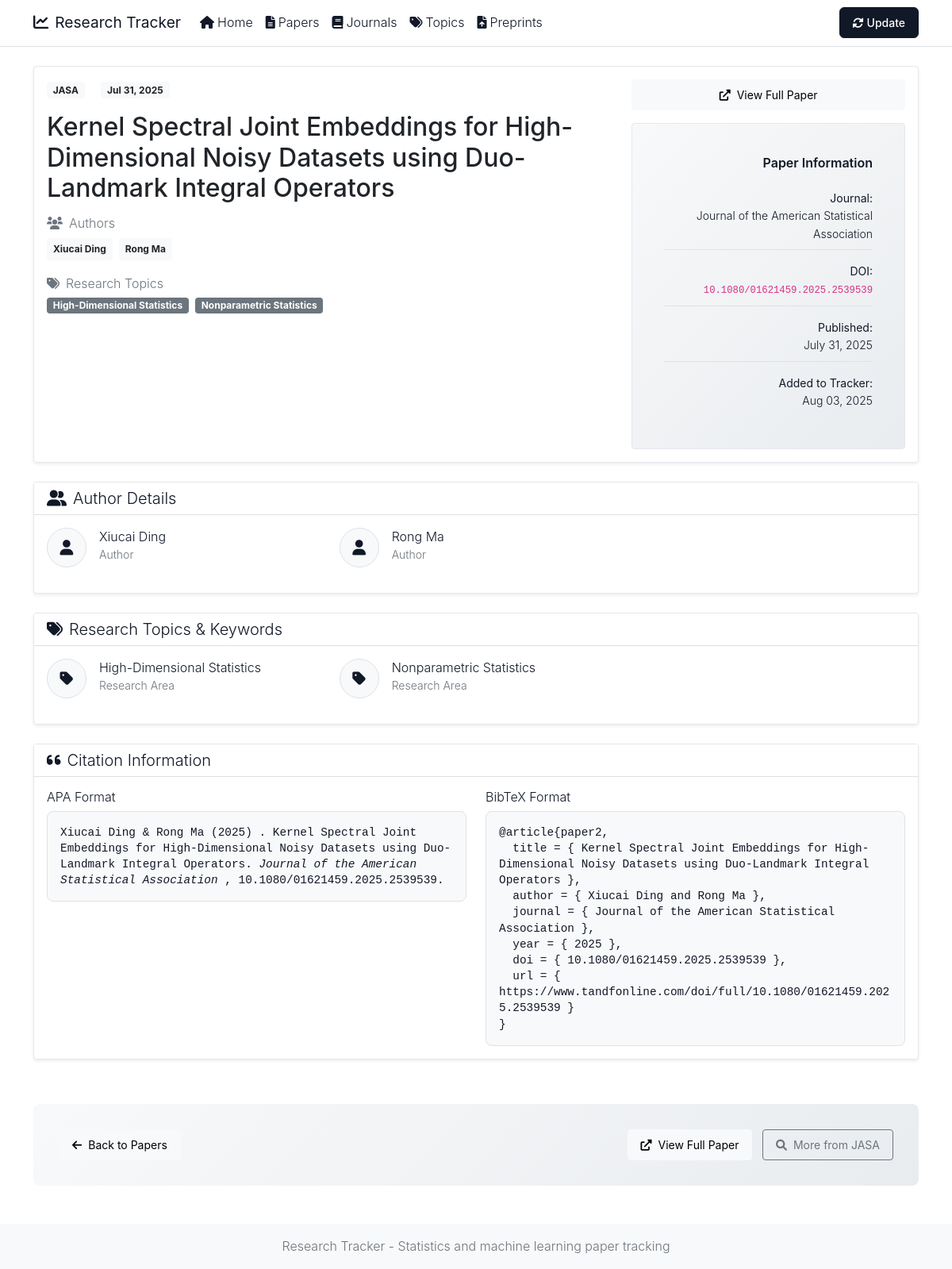
Page /paper/2 on the committed database.
### app/models.py (models this page shows)
class Journal(Base):
    __tablename__ = 'journals'
    id = Column(Integer, primary_key=True, index=True)
    name = Column(String(100), unique=True, index=True)
    short_name = Column(String(20), unique=True, index=True)
    abbreviation = Column(String(20), unique=True)
    url = Column(String(500))
    papers_url = Column(String(500))
    papers = relationship("Paper", back_populates="journal")

class Paper(Base):
    __tablename__ = 'papers'
    id = Column(Integer, primary_key=True, index=True)
    title = Column(String(500), index=True)
    abstract = Column(Text, nullable=True)
    doi = Column(String(200), nullable=True, unique=True)
    url = Column(String(500), nullable=True)
    pdf_url = Column(String(500), nullable=True)
    bibtex = Column(Text, nullable=True)  # Store BibTeX citation
    publication_date = Column(DateTime, nullable=True)
    accepted_date = Column(DateTime, nullable=True)
    scraped_date = Column(DateTime, default=datetime.utcnow)
    section = Column(String(100), nullable=True)  # Added section field
    journal_id = Column(Integer, ForeignKey('journals.id'))
    journal = relationship("Journal", back_populates="papers")
    authors = relationship("Author", secondary=paper_authors, back_populates="papers", order_by=paper_authors.c.author_order)
    topics = relationship("Topic", secondary=paper_topics, back_populates="papers")

class Author(Base):
    __tablename__ = 'authors'
    id = Column(Integer, primary_key=True, index=True)
    name = Column(String(200), index=True)
    email = Column(String(200), nullable=True)
    affiliation = Column(String(500), nullable=True)
    papers = relationship("Paper", secondary=paper_authors, back_populates="authors")

class Topic(Base):
    __tablename__ = 'topics'
    id = Column(Integer, primary_key=True, index=True)
    name = Column(String(100), unique=True, index=True)
    description = Column(Text, nullable=True)
    papers = relationship("Paper", secondary=paper_topics, back_populates="topics")

### app/main.py (the view)
@app.get("/paper/{paper_id}", response_class=HTMLResponse)
async def paper_detail(request: Request, paper_id: int, db: Session = Depends(get_db)):
    paper = db.query(Paper).options(joinedload(Paper.journal)).filter(Paper.id == paper_id).first()
    if not paper:
        raise HTTPException(status_code=404, detail="Paper not found")
    return templates.TemplateResponse("paper_detail.html", {
        "request": request,
        "paper": paper
    })

### templates/paper_detail.html (shortened to what this page needs)
{% extends "base.html" %}
{% block content %}
<div class="row mb-4">
    <div class="col-12">
        <div class="card shadow-sm">
            <div class="card-body">
                <div class="row">
                    <div class="col-md-8">
                        <div class="mb-3">
                            <span class="badge bg-light text-dark me-3">{{ paper.journal.abbreviation if paper.journal else 'Unknown' }}</span>
                            {% if paper.publication_date %}
                            <span class="badge bg-light text-dark">{{ paper.publication_date.strftime('%b %d, %Y') }}</span>
                            {% endif %}
                        </div>
                        <h1 class="h2 mb-3 text-dark">{{ paper.title }}</h1>
                        {% if paper.authors %}
                        <div class="mb-3">
                            <h6 class="text-muted mb-2">
                                <i class="fas fa-users me-2"></i>Authors
                            </h6>
                            <div class="d-flex flex-wrap">
                                {% for author_name in paper.authors | format_authors %}
                                <span class="badge bg-light text-dark me-2 mb-1 p-2">{{ author_name }}</span>
                                {% endfor %}
                            </div>
                        </div>
                        {% endif %}
                        {% if paper.topics %}
                        <div class="mb-3">
                            <h6 class="text-muted mb-2">
                                <i class="fas fa-tags me-2"></i>Research Topics
                            </h6>
                            <div class="d-flex flex-wrap">
                                {% for topic in paper.topics %}
                                <span class="badge bg-secondary me-2 mb-1">{{ topic.name }}</span>
                                {% endfor %}
                            </div>
                        </div>
                        {% endif %}
                    </div>
                    <div class="col-md-4">
                        <div class="text-end">
                            <div class="mb-3">
                                {% if paper.url %}
                                <a href="{{ paper.url }}" class="btn btn-light btn-lg mb-2 d-block" target="_blank">
                                    <i class="fas fa-external-link-alt me-2"></i>View Full Paper
                                </a>
                                {% endif %}
                            </div>
                            <div class="card info-card">
                                <div class="card-body p-3">
                                    <h6 class="card-title mb-3">Paper Information</h6>
                                    <ul class="list-unstyled mb-0 small info-list">
                                        <li class="mb-2">
                                            <strong>Journal:</strong><br>
                                            {{ paper.journal.name if paper.journal else 'Unknown' }}
                                        </li>
                                        {% if paper.doi %}
                                        <li class="mb-2">
                                            <strong>DOI:</strong><br>
                                            <code class="small">{{ paper.doi }}</code>
                                        </li>
                                        {% endif %}
                                        {% if paper.publication_date %}
                                        <li class="mb-2">
                                            <strong>Published:</strong><br>
                                            {{ paper.publication_date.strftime('%B %d, %Y') }}
                                        </li>
                                        {% endif %}
                                        <li class="mb-0">
                                            <strong>Added to Tracker:</strong><br>
                                            {{ paper.scraped_date.strftime('%b %d, %Y') if paper.scraped_date else 'Unknown' }}
                                        </li>
                                    </ul>
                                </div>
                            </div>
                        </div>
                    </div>
                </div>
            </div>
        </div>
    </div>
</div>
{% if paper.authors %}
<div class="row mb-4">
    <div class="col-12">
        <div class="card shadow-sm">
            <div class="card-header bg-white">
                <h5 class="mb-0">
                    <i class="fas fa-user-friends me-2"></i>Author Details
                </h5>
            </div>
            <div class="card-body">
                <div class="row">
                    {% for author_name in paper.authors | format_authors %}
                    <div class="col-md-6 col-lg-4 mb-3">
                        <div class="d-flex align-items-center">
                            <div class="author-avatar">
                                <i class="fas fa-user"></i>
                            </div>
                            <div>
                                <h6 class="mb-0">{{ author_name }}</h6>
                                {% if author_name == 'others' %}
                                <small class="text-muted">Additional Authors</small>
                                {% else %}
                                <small class="text-muted">Author</small>
                                {% endif %}
                            </div>
                        </div>
                    </div>
                    {% endfor %}
                </div>
            </div>
        </div>
    </div>
</div>
{% endif %}
{% if paper.topics %}
<div class="row mb-4">
    <div class="col-12">
        <div class="card shadow-sm">
            <div class="card-header bg-white">
                <h5 class="mb-0">
                    <i class="fas fa-tags me-2"></i>Research Topics & Keywords
                </h5>
            </div>
            <div class="card-body">
                <div class="row">
                    {% for topic in paper.topics %}
                    <div class="col-md-6 col-lg-4 mb-3">
                        <div class="d-flex align-items-center">
                            <div class="topic-avatar">
                                <i class="fas fa-tag"></i>
                            </div>
                            <div>
                                <h6 class="mb-0">{{ topic.name }}</h6>
                                <small class="text-muted">Research Area</small>
                            </div>
                        </div>
                    </div>
                    {% endfor %}
                </div>
            </div>
        </div>
    </div>
</div>
{% endif %}
<div class="row mb-4">
    <div class="col-12">
        <div class="card shadow-sm">
            <div class="card-header bg-white">
                <h5 class="mb-0">
                    <i class="fas fa-quote-left me-2"></i>Citation Information
                </h5>
            </div>
            <div class="card-body">
                <div class="row">
                    <div class="col-md-6">
                        <h6>APA Format</h6>
                        <div class="citation-box">
                            <code>
                                {% for author_name in paper.authors | format_authors %}
                                    {% if loop.index0 > 0 %}
                                        {% if loop.last %} & {% else %}, {% endif %}
                                    {% endif %}
                                    {{ author_name }}
                                {% endfor %}
                                {% if paper.publication_date %}
                                 ({{ paper.publication_date.year }})
                                {% endif %}.
                                {{ paper.title }}.
                                <em>{{ paper.journal.name if paper.journal else 'Unknown Journal' }}</em>
                                {% if paper.doi %}, {{ paper.doi }}{% endif %}.
                            </code>
                        </div>
                    </div>
                    <div class="col-md-6">
                        <h6>BibTeX Format</h6>
                        <div class="citation-box">
                            {% if paper.bibtex %}
                            <pre><code>{{ paper.bibtex }}</code></pre>
                            {% else %}
                            <code>
@article{paper{{ paper.id }},<br>
&nbsp;&nbsp;title = { {{ paper.title }} },<br>
&nbsp;&nbsp;author = {
                                {% for author_name in paper.authors | format_authors %}
                                    {% if loop.index0 > 0 %} and {% endif %}{{ author_name }}
                                {% endfor %}
                                },<br>
&nbsp;&nbsp;journal = { {{ paper.journal.name if paper.journal else 'Unknown Journal' }} },<br>
{% if paper.publication_date %}&nbsp;&nbsp;year = { {{ paper.publication_date.year }} },<br>{% endif %}
{% if paper.doi %}&nbsp;&nbsp;doi = { {{ paper.doi }} },<br>{% endif %}
&nbsp;&nbsp;url = { {{ paper.url }} }<br>
}
                            </code>
                            {% endif %}
                        </div>
                    </div>
                </div>
            </div>
        </div>
    </div>
</div>
<div class="row mb-4">
    <div class="col-12">
        <div class="action-buttons">
            <div class="d-flex justify-content-between align-items-center">
                <a href="/papers" class="btn btn-light btn-lg btn-action">
                    <i class="fas fa-arrow-left me-2"></i>Back to Papers
                </a>
                <div>
                    {% if paper.url %}
                    <a href="{{ paper.url }}" class="btn btn-light btn-lg btn-action me-2" target="_blank">
                        <i class="fas fa-external-link-alt me-2"></i>View Full Paper
                    </a>
                    {% endif %}
                    <a href="/papers?journal={{ paper.journal.name if paper.journal else '' }}" class="btn btn-outline-secondary btn-lg btn-action">
                        <i class="fas fa-search me-2"></i>More from {{ paper.journal.abbreviation if paper.journal else 'Journal' }}
                    </a>
                </div>
            </div>
        </div>
    </div>
</div>
{% endblock %}

### static/style.css (style rules this page uses)
:root { --primary-color: #111827; --secondary-color: #111827; --accent-color: #6b7280; --success-color: #059669; --warning-color: #d97706; --light-bg: #f9fafb; --dark-text: #111827; --border-radius: 8px; --box-shadow: 0 1px 3px rgba(0,0,0,0.05); }
body { font-family: -apple-system, BlinkMacSystemFont, 'Segoe UI', Roboto, sans-serif; line-height: 1.6; color: var(--dark-text); font-weight: 300; }
h1, h2, h3, h4, h5, h6 { font-weight: 300; color: var(--dark-text); }
.author-avatar { width: 50px; height: 50px; background: #f8f9fa; border: 1px solid #dee2e6; border-radius: 50%; display: flex; align-items: center; justify-content: center; color: var(--dark-text); font-size: 1.2rem; margin-right: 1rem; flex-shrink: 0; }
.topic-avatar { width: 50px; height: 50px; background: #f8f9fa; border: 1px solid #dee2e6; border-radius: 50%; display: flex; align-items: center; justify-content: center; color: var(--dark-text); font-size: 1.2rem; margin-right: 1rem; flex-shrink: 0; }
.citation-box { background: #f8f9fa; border: 1px solid #dee2e6; border-radius: var(--border-radius); padding: 1rem; font-family: 'Courier New', monospace; font-size: 0.9rem; line-height: 1.4; }
.citation-box code { background: transparent; padding: 0; color: inherit; font-size: inherit; }
.info-card { background: linear-gradient(135deg, #f8f9fa 0%, #e9ecef 100%); border: none; border-radius: var(--border-radius); padding: 1.5rem; }
.info-card h6 { color: var(--primary-color); font-weight: 600; margin-bottom: 1rem; }
.info-list li { padding: 0.5rem 0; border-bottom: 1px solid #dee2e6; }
.info-list li:last-child { border-bottom: none; }
.action-buttons { background: linear-gradient(135deg, #f8f9fa 0%, #e9ecef 100%); padding: 2rem; border-radius: var(--border-radius); margin-top: 2rem; }
.btn-action { padding: 0.75rem 2rem; border-radius: 25px; font-weight: 500; transition: all 0.3s ease; }
.card { border: 1px solid #e5e7eb; border-radius: 4px; box-shadow: none; transition: all 0.2s ease; height: 100%; }
.btn { border-radius: 4px; padding: 0.5rem 1rem; font-weight: 400; transition: all 0.2s ease; font-size: 0.875rem; border-width: 1px; }

### rows in the picture
Journal: journal "JASA", journal "Journal of the American Statistical Association"
Paper: publication_date "Jul 31, 2025", title "Kernel Spectral Joint Embeddings for High-Dimensional Noisy Datasets using Duo-Landmark Integral Operators", doi "10.1080/01621459.2025.2539539", publication_date "July 31, 2025", scraped_date "Aug 03, 2025", publication_date.year "2025", id "2", url "https://www.tandfonline.com/doi/full/10.1080/01621459.2025.2539539"
Author: name "Xiucai Ding", shows "Author"
Author: name "Rong Ma", shows "Author", shows "and"
Topic: name "High-Dimensional Statistics"
Topic: name "Nonparametric Statistics"
